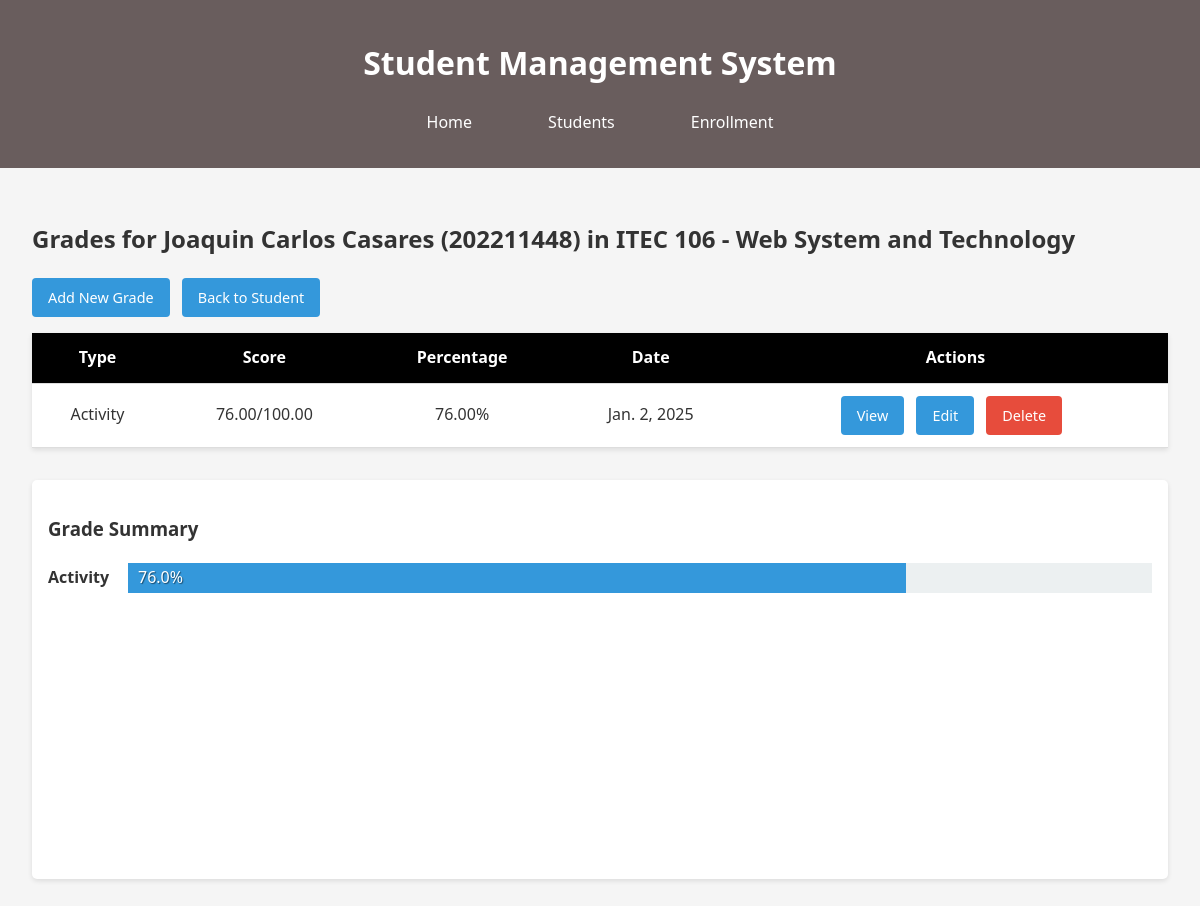
/enrollments/4/grades/, run on the app's committed database.
### sms_app/models.py (models this page shows, shortened)
class Enrollment(models.Model):
    student = models.ForeignKey(Student, on_delete=models.CASCADE)
    subject = models.ForeignKey(Subject, on_delete=models.CASCADE)
    enrollment_date = models.DateField(auto_now_add=True)
    class Meta:
        unique_together = ('student', 'subject')

class Student(models.Model):
    student_id = models.CharField(max_length=20, unique=True)
    first_name = models.CharField(max_length=100)
    last_name = models.CharField(max_length=100)
    email = models.EmailField()
    date_of_birth = models.DateField()
    address = models.TextField()
    phone_number = models.CharField(max_length=15)
    def __str__(self):
        return f"{self.first_name} {self.last_name} ({self.student_id})"

class Subject(models.Model):
    code = models.CharField(max_length=10, unique=True)
    name = models.CharField(max_length=100)
    description = models.TextField()
    def __str__(self):
        return f"{self.code} - {self.name}"

class Grade(models.Model):
    GRADE_TYPES = [
        ('ACT', 'Activity'),
        ('QUIZ', 'Quiz'),
        ('EXAM', 'Exam'),
    ]
    enrollment = models.ForeignKey(Enrollment, on_delete=models.CASCADE)
    grade_type = models.CharField(max_length=4, choices=GRADE_TYPES)
    score = models.DecimalField(max_digits=5, decimal_places=2)
    max_score = models.DecimalField(max_digits=5, decimal_places=2, default=100)
    date_given = models.DateField()
    comments = models.TextField(blank=True)
    def percentage(self):
        return (self.score / self.max_score) * 100

### sms_app/views.py (the view)
# urls.py: path('enrollments/<int:enrollment_id>/grades/', views.grade_list, name='grade_list'),
def grade_list(request, enrollment_id):
    enrollment = get_object_or_404(Enrollment, id=enrollment_id)
    grades = Grade.objects.filter(enrollment=enrollment)
    return render(request, 'grades/list.html', {
        'enrollment': enrollment,
        'grades': grades
    })

### templates/grades/list.html
{% extends 'base.html' %}
{% block content %}
    <h2>Grades for {{ enrollment.student }} in {{ enrollment.subject }}</h2>
    <a href="{% url 'grade_create' enrollment.id %}" class="btn">Add New Grade</a>
    <a href="{% url 'student_detail' enrollment.student.student_id %}" class="btn">Back to Student</a>
    <table>
        <thead>
            <tr>
                <th>Type</th>
                <th>Score</th>
                <th>Percentage</th>
                <th>Date</th>
                <th>Actions</th>
            </tr>
        </thead>
        <tbody>
            {% for grade in grades %}
            <tr>
                <td>{{ grade.get_grade_type_display }}</td>
                <td>{{ grade.score }}/{{ grade.max_score }}</td>
                <td>{{ grade.percentage|floatformat:2 }}%</td>
                <td>{{ grade.date_given }}</td>
                <td>
                    <a href="{% url 'grade_detail' grade.id %}" class="btn">View</a>
                    <a href="{% url 'grade_update' grade.id %}" class="btn">Edit</a>
                    <a href="{% url 'grade_delete' grade.id %}" class="btn danger">Delete</a>
                </td>
            </tr>
            {% endfor %}
        </tbody>
    </table>
    <div class="grade-summary">
        <h3>Grade Summary</h3>
        <div id="gradeChart"></div>
    </div>
{% endblock %}

### sms_app/static/css/sms.css (style rules this page uses)
body { font-family: 'Segoe UI', Tahoma, Geneva, Verdana, sans-serif; line-height: 1.6; margin: 0; padding: 0; color: #333; background-color: #f5f5f5; }
table { width: 100%; border-collapse: collapse; margin: 1rem 0; background: white; box-shadow: 0 2px 5px rgba(0,0,0,0.1); }
th, td { padding: 0.75rem; text-align: center; border-bottom: 1px solid #ddd; }
th { background-color: #000000; color: white; }
.btn { display: inline-block; padding: 0.5rem 1rem; background-color: #3498db; color: white; text-decoration: none; border-radius: 4px; border: none; cursor: pointer; font-size: 0.9rem; margin-right: 0.5rem; }
.btn.danger { background-color: #e74c3c; }
.grade-summary { margin-top: 2rem; background: white; padding: 1rem; border-radius: 5px; box-shadow: 0 2px 5px rgba(0,0,0,0.1); }
#gradeChart { height: 300px; margin-top: 1rem; }

### data on the page
Enrollment: student "Joaquin Carlos Casares (202211448)", subject "ITEC 106 - Web System and Technology"
Grade: grade_type "Activity", score "76.00", max_score "100.00", percentage "76.00", date_given "Jan. 2, 2025"
